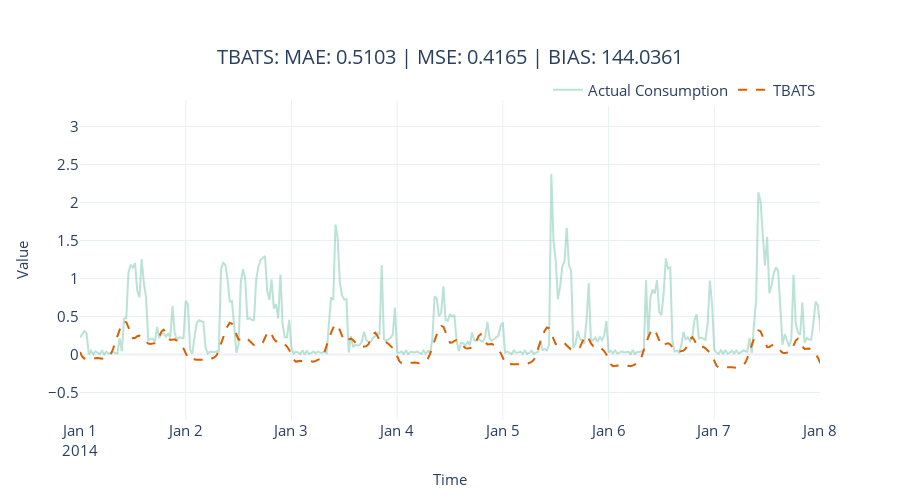

The code cell stored with this chart in its notebook:
### Code cell
model_name = ['TBATS']
model_display_name = ['TBATS']

fig = plot_forecast(results, forecast_columns=model_name, forecast_display_names=model_display_name, timestamp_col ='timestamp')
fig = format_plot(fig, title=f"{model_name[0]}: "\
                  f"MAE: {metrics.loc[metrics.Model==model_name[0]][['mae']].iloc[0].item():.4f} | "\
                  f"MSE: {metrics.loc[metrics.Model==model_name[0]][['mse']].iloc[0].item():.4f} | "\
                  # f"MASE: {metrics.loc[metrics.Model==model_name[0]][['mase']].iloc[0].item():.4f} | "\
                  f"BIAS: {metrics.loc[metrics.Model==model_name[0]][['forecast_bias']].iloc[0].item():.4f}")
fig.update_xaxes(type="date", range=["2014-01-01", "2014-01-08"])
#fig.write_image("imgs/chapter_4/auto_tbats.png")
fig.show()

### Figure 1 — Plotly figure (JSON) as saved in the notebook; plotly's stock layout.template omitted (floating-point values rounded to 4 significant figures; data arrays with more than 128 entries replaced by an {"elided": "..."} marker saying what was removed)
{"data": [{"line": {"color": "rgba(27,158,119, 0.3)"}, "mode": "lines", "name": "Actual Consumption", "type": "scatter", "x": {"elided": "1488 str values"}, "y": {"elided": "1488 float values"}}, {"line": {"color": "rgba(217,95,2, 1)", "dash": "dash"}, "mode": "lines", "name": "TBATS", "type": "scatter", "x": {"elided": "1488 str values"}, "y": {"elided": "1488 float values"}}], "layout": {"autosize": false, "height": 500, "legend": {"font": {"size": 15}, "orientation": "h", "title": {}, "x": 1, "xanchor": "right", "y": 0.98, "yanchor": "bottom"}, "title": {"font": {"size": 20}, "text": "TBATS: MAE: 0.5103 | MSE: 0.4165 | BIAS: 144.0361", "x": 0.5, "xanchor": "center", "yanchor": "top"}, "width": 900, "xaxis": {"range": ["2014-01-01", "2014-01-08"], "tickfont": {"size": 15}, "title": {"font": {"size": 15}, "text": "Time"}, "type": "date"}, "yaxis": {"tickfont": {"size": 15}, "title": {"font": {"size": 15}, "text": "Value"}}}}
